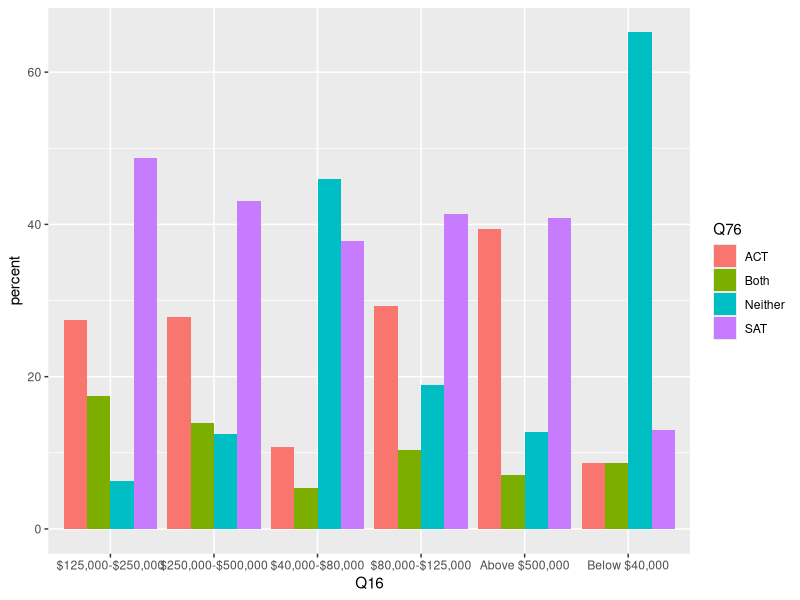
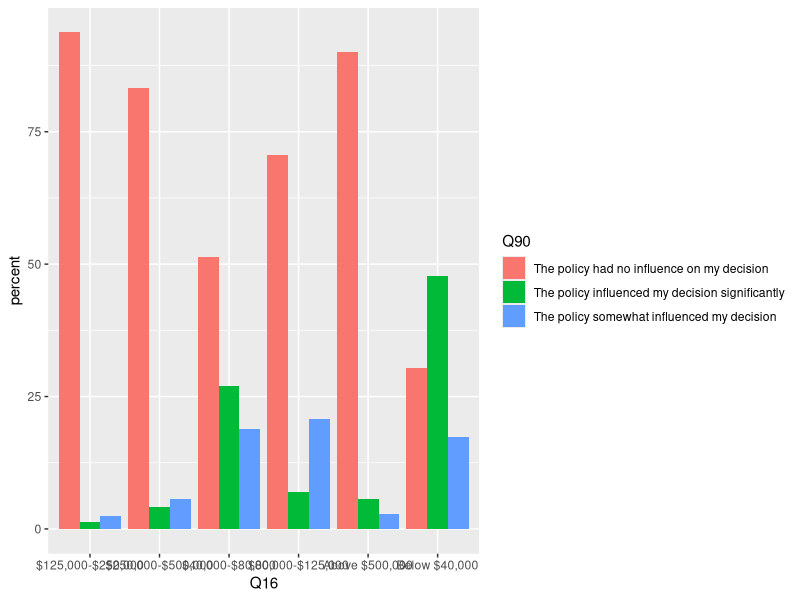

R code for these plots, in order: (Note: this script raises an error after producing the figures.)
## ---- chunk 1
library(tidyverse)
library(dplyr)
library(ggplot2)
library(tidyr)
## ---- chunk 2
firstyeardata <- read.csv("final_survey_data.csv", na.strings=c("", "-99"), as.is=TRUE)
firstyeardata <- firstyeardata[-1,]
## ---- chunk 3
##What percentage of first years in each income category submitted their ACT, SAT, Neither or Both? 

income_testoptional <- firstyeardata %>%
  select("Q16", "Q76") %>%
  na.omit() %>%
  group_by(Q16) %>%
  summarize(ACT = ((sum(Q76 == "ACT")/sum(unique(length(Q16)))) * 100),
            SAT = ((sum(Q76 == "SAT")/sum(unique(length(Q16)))) * 100),
            Neither = ((sum(Q76 == "Neither")/sum(unique(length(Q16)))) * 100), 
            Both = ((sum(Q76 == "Both")/sum(unique(length(Q16)))) * 100))

head(income_testoptional)
## ---- chunk 4
incomecategory <- firstyeardata %>%
  select("Q16") %>%
  na.omit() %>%
  group_by(Q16) %>%
  summarize(count = sum(unique(length(Q16))))

income_testoptionalg <- firstyeardata %>%
  select("Q16", "Q76") %>%
  na.omit() %>%
  group_by(Q16, Q76) %>%
  summarize(count = sum(unique(length(Q76))))

income_testoptionalg <- left_join(income_testoptionalg, incomecategory, by = "Q16")

income_testoptionalg <- income_testoptionalg %>%
  mutate("percent" = (count.x/count.y) * 100)

## ---- chunk 5
ggplot(income_testoptionalg, aes(fill=Q76, y=percent, x=Q16)) + 
    geom_bar(position="dodge", stat="identity")
##needs work
##will probably do in tableau, just for idea purposes

## ---- chunk 6
##How did the test-optional policy affect a first year's decision to apply by income? i.e. showing the percentage of first years in each income category which demonstrated different levels of influence of test optional policy on decision to apply

income_testoptionalpolicy <- firstyeardata %>%
  select("Q16", "Q90") %>%
  na.omit() %>%
  group_by(Q16) %>%
  summarise(
    no_influence = ((sum(Q90 == "The policy had no influence on my decision")/sum(unique(length(Q16)))) * 100),
    some_influence = ((sum(Q90 == "The policy somewhat influenced my decision")/sum(unique(length(Q16)))) * 100), 
    significant_influence = ((sum(Q90 == "The policy influenced my decision significantly")/sum(unique(length(Q16)))) * 100))

head(income_testoptionalpolicy)

## ---- chunk 7
income_testoptionalpolicyg <- firstyeardata %>%
  select("Q16", "Q90") %>%
  na.omit() %>%
  group_by(Q16, Q90) %>%
  summarize(count = sum(unique(length(Q90))))

income_testoptionalpolicyg <- left_join(income_testoptionalpolicyg, incomecategory, by = "Q16")

income_testoptionalpolicyg <- income_testoptionalpolicyg %>%
  mutate("percent" = (count.x/count.y) * 100)
  
## ---- chunk 8
ggplot(income_testoptionalpolicyg, aes(fill=Q90, y=percent, x=Q16)) + 
    geom_bar(position="dodge", stat="identity")

##needs work
##will probably do in tableau, just for idea purposes

## ---- chunk 9
income_test_data <- left_join(income_testoptional, income_testoptionalpolicy, id = "Q16")

write.csv(income_test_data, "income_test_data.csv")
## ---- chunk 10
##What percentage of students in each income category are from rural, suburban, or urban backgrounds?

income_community <- firstyeardata %>%
  select("Q16", "Q15") %>%
  na.omit() %>%
  group_by(Q16) %>%
  summarize(rural = ((sum(Q15 == "Rural")/sum(unique(length(Q16)))) * 100),
            suburban = ((sum(Q15 == "Suburban")/sum(unique(length(Q16)))) * 100),
            urban = ((sum(Q15 == "Urban")/sum(unique(length(Q16)))) * 100))

head(income_community)

## ---- chunk 11
income_communityg <- firstyeardata %>%
  select("Q16", "Q15") %>%
  na.omit() %>%
  group_by(Q16, Q15) %>%
  summarize(count = sum(unique(length(Q15))))

income_communityg <- left_join(income_communityg, incomecategory, by = "Q16")

income_communityg <- income_communityg %>%
  mutate("percent" = (count.x/count.y) * 100)
## ---- chunk 12
ggplot(income_communityg, aes(fill=Q15, y=percent, x=Q16)) + 
    geom_bar(position="dodge", stat="identity")

##needs work, will do in tableau
## ---- chunk 13
##What percentage of students in each income category are first generation?

firstgen_income <- firstyeardata %>%
  select("Q16", "Q9") %>%
  na.omit() %>%
  group_by(Q16) %>%
  summarize(first_gen = ((sum(Q9 == "Yes")/sum(unique(length(Q16)))) * 100))

head(firstgen_income)

## ---- chunk 14

firstgen_incomeg <- firstyeardata %>%
  select("Q16", "Q9") %>%
  na.omit() %>%
  group_by(Q16, Q9) %>%
  summarize(count = sum(unique(length(Q9))))

firstgen_incomeg <- left_join(firstgen_incomeg, incomecategory, by = "Q16")

firstgen_incomeg <- firstgen_incomeg %>%
  mutate("percent" = (count.x/count.y) * 100)

head(firstgen_incomeg)
## ---- chunk 15
ggplot(firstgen_incomeg, aes(fill=Q9, y=percent, x=Q16)) + 
    geom_bar(position="fill", stat="identity")
